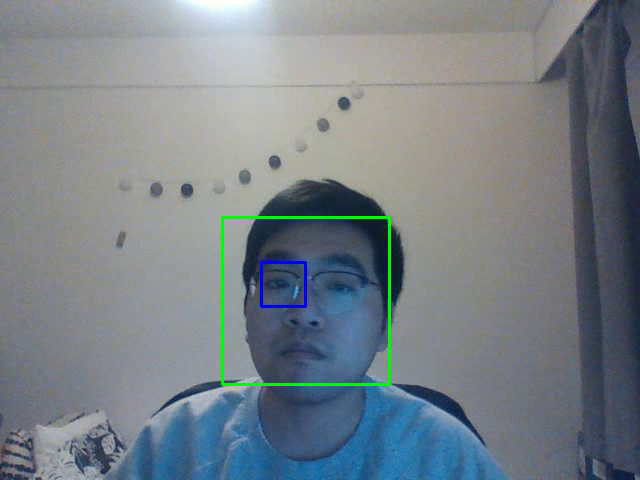
#> input picture frame 3 of basicvideo.mp4, 640 x 480 px, given in place of the camera
$ python traditional_way.py
#> lines starting #> are read from the running program, lines starting #| are printed output that depends on the picture; after the words box and inside, x2 and y2 are one past the last pixel; in counts of white or black regions, pixels touching at a corner belong together
### common/helper.py

import cv2
import imageio
import os
import numpy as np
import matplotlib.pyplot as plt
import glob
import keras.utils as image
from keras.applications.vgg19 import preprocess_input
from sklearn.model_selection import train_test_split

def load_cascade(cascade_file_path):
    cascade = cv2.CascadeClassifier(cascade_file_path)
    return cascade


# [179 lines left out: functions save_gif, compute_optimized_search_region, detect_faces, transform_face2hist, show_hist, scale_contour and 7 more, not called in this run]

### traditional_way.py
import numpy as np
import cv2
from common import helper
import os
current_path = os.getcwd()

# object detection with Haar Cascades
face_cascade_path = 'Haar_File\haarcascade_frontalface_default.xml'
eye_cascade_path = "Haar_File\haarcascade_eye.xml"

# Load Haar Cascades
face_cascade = helper.load_cascade(os.path.join(current_path, face_cascade_path))
eye_cascade = helper.load_cascade(os.path.join(current_path, eye_cascade_path))

cap = cv2.VideoCapture(0)

if not cap.isOpened():
    print("Cannot open camera")
    exit()

width = int(cap.get(cv2.CAP_PROP_FRAME_WIDTH))
height = int(cap.get(cv2.CAP_PROP_FRAME_HEIGHT))

writer= cv2.VideoWriter('basicvideo.mp4', cv2.VideoWriter_fourcc('m', 'p', '4', 'v'), 20, (width,height))

while True:
    # Get image
    ret, img = cap.read()
#> img is the input picture: shape (480, 640, 3); mean B, G, R 135.3, 129.1, 120.2

    # convert the image into gray scale
    gray = cv2.cvtColor(img, cv2.COLOR_BGR2GRAY)
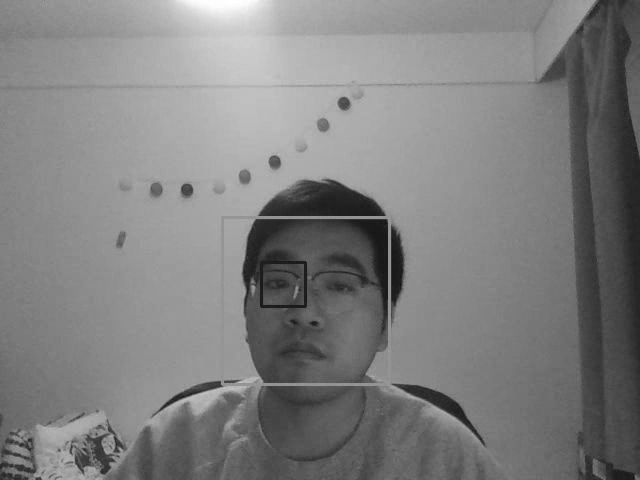
#> gray: shape (480, 640); min 18, max 255, mean 127.1
    # detect faces which is a array(bottom left point x , y, faces width, faces height). Here we may detect multiple faces, so we use for loop to draw all of them
    faces = face_cascade.detectMultiScale(gray, 1.3, 4)
#> faces = [[215, 215, 178, 178]]
     # loop faces array to draw rectangle
    for (x, y, w, h) in faces:
      # draw a rectangle around the face
      cv2.rectangle(img, (x,y), (x+w,y+h), (0,255,0),2)
      # retrive th face sub region (gray and colored)
      # here dont be conused with the order of x and y
      # think the array slice, first is rows, and second is columns
      face_roi_gray = gray[y:y+h, x:x+w]
      face_roi_im = img[y:y+h, x:x+w]

      # detect eyes
      eyes = eye_cascade.detectMultiScale(face_roi_gray, 1.3, 4)
      for(e_x,e_y,e_w,e_h)in eyes:
        #draw a rectangle around each eye
        cv2.rectangle(face_roi_im,(e_x,e_y),(e_x+e_w,e_y+e_h),(255,0,0),2)
#> this loop made 1 pass
#> (x, y, w, h, eyes) on pass 1: (215, 215, 178, 178, [[109, 58, 30, 30]])
#> pass 1, `face_roi_gray = gray[y:y+h, x:x+w]`:
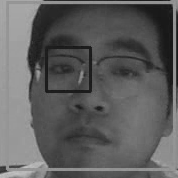
#> face_roi_gray: shape (178, 178); min 20, max 195, mean 94.2
#> pass 1, `face_roi_im = img[y:y+h, x:x+w]`:
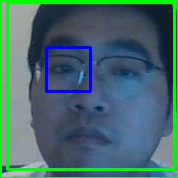
#> face_roi_im: shape (178, 178, 3); mean B, G, R 106.7, 106.7, 68.7
#> after the loop:
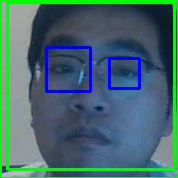
#> face_roi_im: shape (178, 178, 3); 1.12% of pixels changed, all inside (x1, y1, x2, y2) = (108, 57, 141, 90)
#> after the loop:
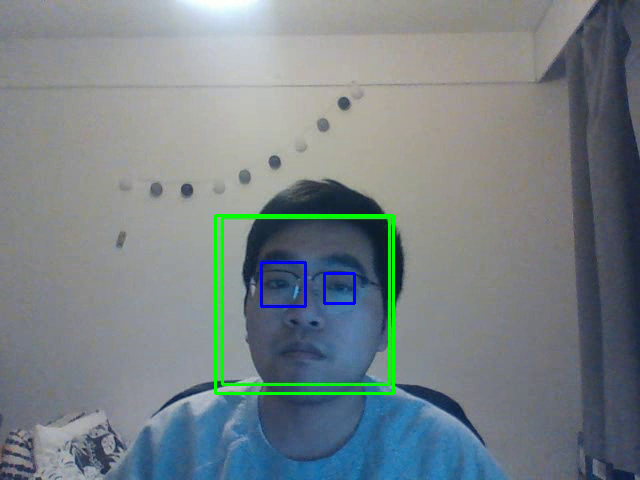
#> img: shape (480, 640, 3); 0.81% of pixels changed, all inside (x1, y1, x2, y2) = (214, 214, 395, 395)

    writer.write(img)
    cv2.imshow('img', img)

    k = cv2.waitKey(30) & 0xff
#> (key Esc is pressed here)
    if k == 27:
        break

cap.release()
writer.release()
cv2.destroyAllWindows()

$ run again, starting later in the video
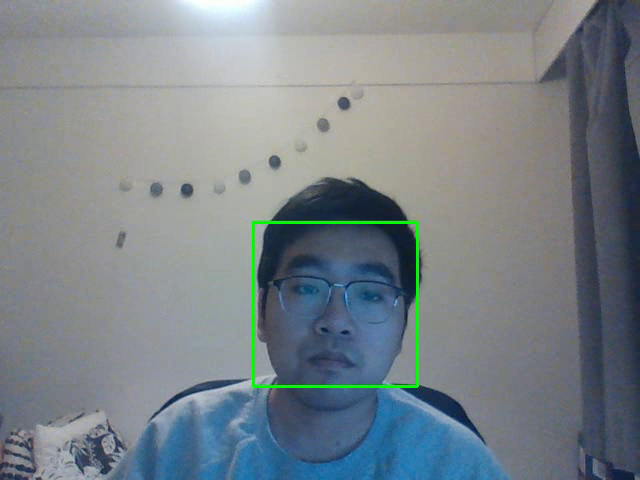
#> input picture frame 15 of basicvideo.mp4, 640 x 480 px, given in place of the camera
#> img is the input picture: shape (480, 640, 3); mean B, G, R 137.1, 131.3, 122.4
#> faces = [[255, 227, 159, 159]]
#> the loop `for (x, y, w, h) in faces:` made 1 pass
#> (x, y, w, h, eyes) on pass 1: (255, 227, 159, 159, [[38, 52, 22, 22]])
#> after the loop `for (x, y, w, h) in faces:`:
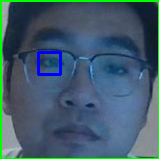
#> face_roi_im: shape (159, 159, 3); mean B, G, R 107, 91.8, 63.9
#> after the loop `for (x, y, w, h) in faces:`:
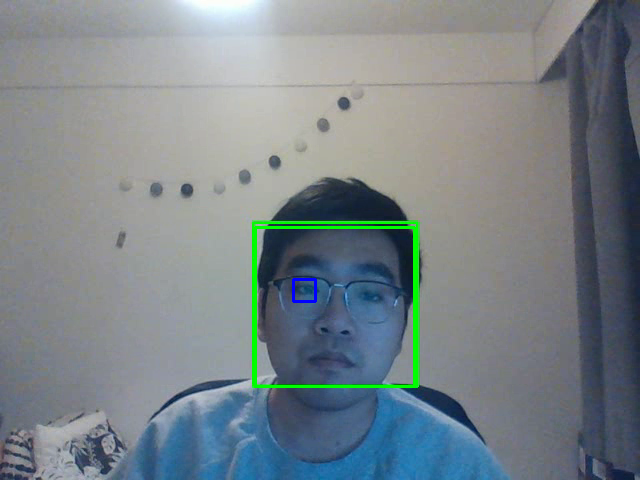
#> img: shape (480, 640, 3); 0.7% of pixels changed, all inside (x1, y1, x2, y2) = (254, 226, 416, 388)

$ run again, starting later in the video
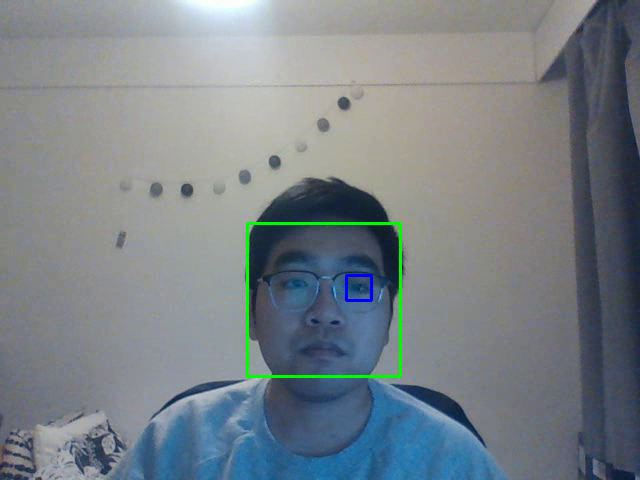
#> input picture frame 28 of basicvideo.mp4, 640 x 480 px, given in place of the camera
#> img is the input picture: shape (480, 640, 3); mean B, G, R 135.5, 129.5, 121.2
#> `gray = cv2.cvtColor(img, cv2.COLOR_BGR2GRAY)`:
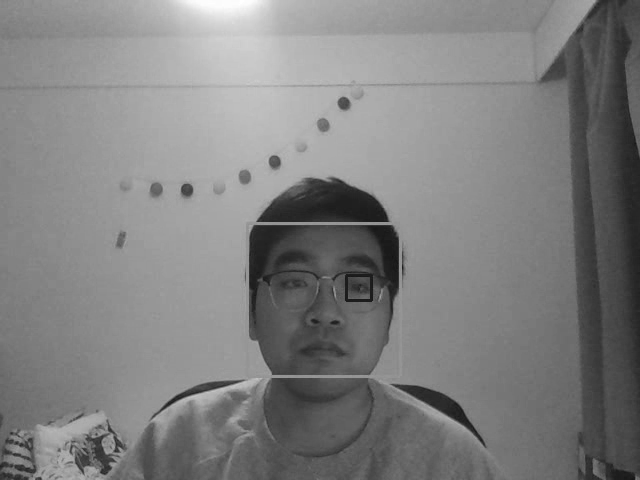
#> gray: shape (480, 640); min 18, max 255, mean 127.7
#> faces = [[259, 227, 134, 134]]
#> the loop `for (x, y, w, h) in faces:` made 1 pass
#> after the loop `for (x, y, w, h) in faces:`:
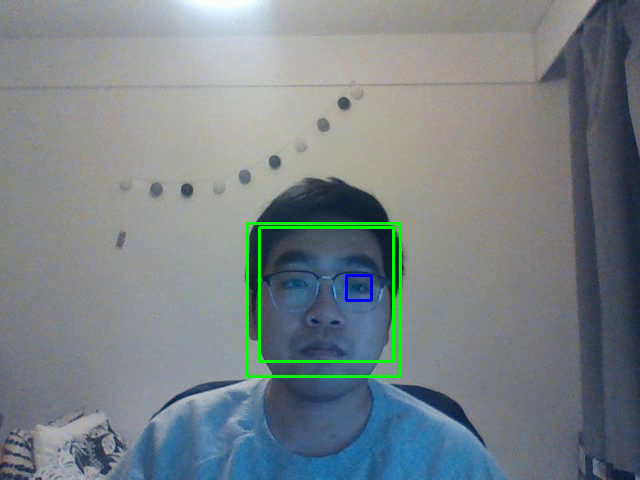
#> img: shape (480, 640, 3); 0.52% of pixels changed, all inside (x1, y1, x2, y2) = (258, 226, 395, 363)
